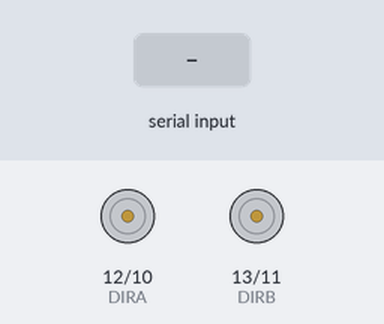
This sketch was run on a simulated Arduino Uno, built with avr-gcc and run on an emulated ATmega328P. Shown: direction and speed pins drawn as motors (green arrow = direction pin HIGH = forward, orange = LOW = backward, longer = more drive). The inputs (shaded band) are chosen by the test bench.

Above: at 1.2 s.
1.3 s: "F" received over Serial
At 2.1 s:
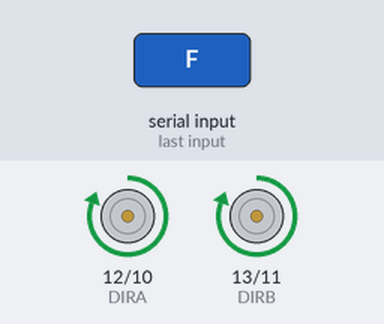
2.8 s: "B" received over Serial
At 3.2 s:
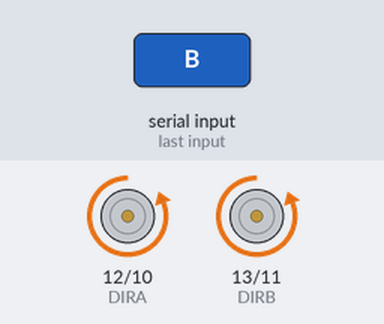
4.3 s: "L" received over Serial
At 5.5 s:
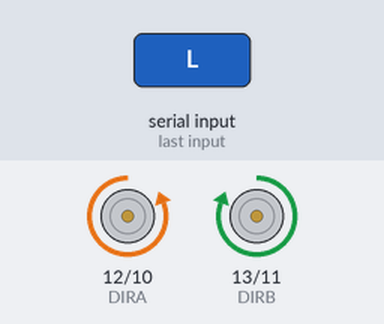
5.8 s: "R" received over Serial
At 6.7 s:
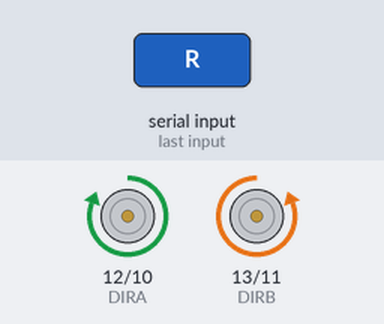
7.3 s: "S" received over Serial
At 7.9 s:
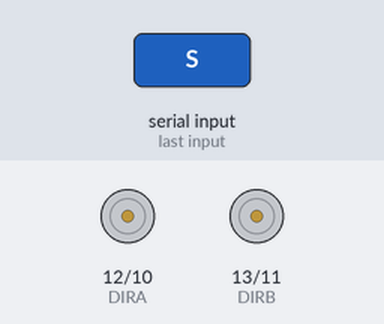
Timing chart, 0 to 9.8 s (numbered marks = the images above; inputs shaded):
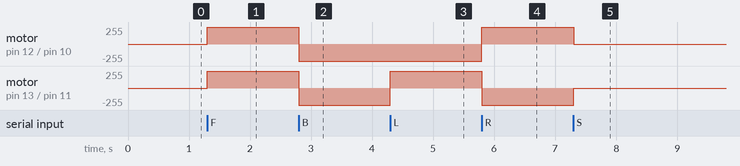

Measured:
- after the input at 1.3 s, motor on pin 12 (DIRA) / pin 10 (PWMA), motor on pin 13 (DIRB) / pin 11 (PWMB): stopped → forward 255/255 at once
- after the input at 2.8 s, motor on pin 12 (DIRA) / pin 10 (PWMA), motor on pin 13 (DIRB) / pin 11 (PWMB): forward 255/255 → backward 255/255 at once
- after the input at 4.3 s, motor on pin 13 (DIRB) / pin 11 (PWMB): backward 255/255 → forward 255/255 at once
- after the input at 5.8 s, motor on pin 12 (DIRA) / pin 10 (PWMA): backward 255/255 → forward 255/255 at once; motor on pin 13 (DIRB) / pin 11 (PWMB): forward 255/255 → backward 255/255 at once
- after the input at 7.3 s, motor on pin 12 (DIRA) / pin 10 (PWMA): forward 255/255 → stopped at once; motor on pin 13 (DIRB) / pin 11 (PWMB): backward 255/255 → stopped at once

The sketch:

bluetooth_robot.ino
```cpp
// объявляем пины
#define PWMA 10 // пин для управления скоростью мотором А
#define DIRA 12
#define PWMB 11
#define DIRB 13

void setup() {
  Serial.begin(9600);
  // запускаем пины
  pinMode(PWMA, OUTPUT);
  pinMode(DIRA, OUTPUT);
  pinMode(PWMB, OUTPUT);
  pinMode(DIRB, OUTPUT);
  // запускаем процедуру танца
  motors(0,0);
}

void loop() {
  if (Serial.available()) {
    char input = Serial.read();
    if (input=='S') motors(0,0);
    if (input=='F') motors(255,255);
    if (input=='B') motors(-255,-255);
    if (input=='L') motors(-255,255);
    if (input=='R') motors(255,-255);
    if (input=='G') motors(55,255);
    if (input=='I') motors(255,55);
    if (input=='H') motors(-255,-55);
    if (input=='J') motors(-55,-255);
  }
}

void motors(int speed1,int speed2) {
  motor(1,speed1);
  motor(2,speed2);
}

void motor(int number, int speed) {
  if (number==1) {
    analogWrite(PWMA, abs(speed) );
    digitalWrite(DIRA, speed>0 );
  }
  else {
    analogWrite(PWMB, abs(speed) );
    digitalWrite(DIRB, speed>0 );
  }
}
```
